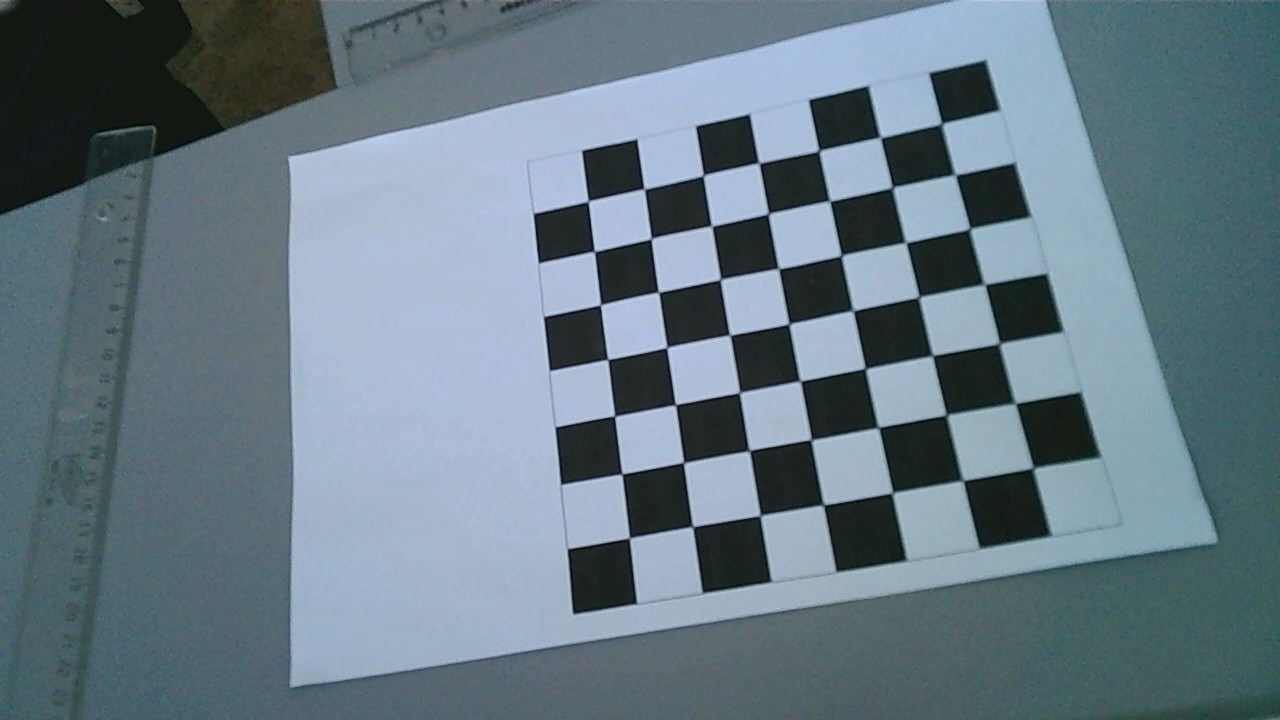
#> input picture Aplicacion_Vision_2D/data/calibration_images/calib_10.png, 1280 x 720 px
$ python camera_calibration.py
#> lines starting #> are read from the running program, lines starting #| are printed output that depends on the picture; after the words box and inside, x2 and y2 are one past the last pixel; in counts of white or black regions, pixels touching at a corner belong together; long printed decimals are rounded
### Aplicacion_Vision_2D/app_state.py
from __future__ import annotations

import json
from datetime import datetime
from pathlib import Path
from typing import Any


BASE_DIR = Path(__file__).resolve().parent
STATE_DIR = BASE_DIR / "state"
LOGS_DIR = STATE_DIR / "logs"
CONFIG_PATH = STATE_DIR / "config.json"
POINTS_PATH = STATE_DIR / "selected_points.json"
LAST_POSITION_PATH = STATE_DIR / "last_position.json"
CALIBRATION_INFO_PATH = STATE_DIR / "calibration_info.json"
POSITION_LOG_PATH = LOGS_DIR / "positions.jsonl"
BACKGROUND_IMAGE_PATH = STATE_DIR / "background_reference.png"

DEFAULT_CONFIG = {
    "project_title": "Posicionamiento planar de mandarinas",
    "authors": [
        "Carla Castellanos",
        "Gabriel Arnedo",
        "Nuria Urrecho",
        "Pablo Gomez",
    ],
    "camera_index": 3,
    "mqtt_broker": "broker.emqx.io",
    "mqtt_port": 1883,
    "mqtt_topic": "richi5/mandarinas/posicion",
    "object_radius_cm": 1.5,
    "camera_height_cm": 37.0,
    "height_correction_mode": "manual_camera_height",
    "detection_mode": "automatic",
    "tracking_mode": "first_frame",
    "opencv_tracker": "kcf",
    "target_world": [15.0, 10.0],
    "hsv_lower": [5, 100, 100],
    "hsv_upper": [20, 255, 255],
    "world_points_cm": [
        [0.0, 0.0],
        [29.7, 0.0],
        [29.7, 21.0],
        [0.0, 21.0],
    ],
}


def ensure_state_dirs() -> None:
    STATE_DIR.mkdir(exist_ok=True)
    LOGS_DIR.mkdir(exist_ok=True)


def _timestamp() -> str:
    return datetime.now().isoformat(timespec="seconds")


def load_json(path: Path, default: Any) -> Any:
    if not path.exists():
        return default

    with path.open("r", encoding="utf-8") as handle:
        return json.load(handle)


def save_json(path: Path, payload: Any) -> None:
    ensure_state_dirs()
    with path.open("w", encoding="utf-8") as handle:
        json.dump(payload, handle, indent=2, ensure_ascii=False)


# [10 lines left out: function load_config, not called in this run]


def save_config(config: dict[str, Any]) -> None:
    save_json(CONFIG_PATH, config)


# [8 lines left out: function save_selected_points, not called in this run]


def load_selected_points() -> list[list[float]]:
    data = load_json(POINTS_PATH, {})
    return data.get("points", [])


def save_calibration_info(payload: dict[str, Any]) -> None:
    current = load_json(CALIBRATION_INFO_PATH, {})
    current.update(payload)
    current["updated_at"] = _timestamp()
    save_json(CALIBRATION_INFO_PATH, current)


# [6 lines left out: function append_position, not called in this run]

### Aplicacion_Vision_2D/calibration/camera_calibration.py
from __future__ import annotations

from pathlib import Path

import cv2
import numpy as np

from app_state import save_calibration_info


def compute_mean_reprojection_error(
    objpoints: list[np.ndarray],
    imgpoints: list[np.ndarray],
    rvecs: list[np.ndarray],
    tvecs: list[np.ndarray],
    camera_matrix: np.ndarray,
    dist_coeffs: np.ndarray,
) -> float:
    total_error = 0.0
    total_views = 0

    for object_points, image_points, rvec, tvec in zip(objpoints, imgpoints, rvecs, tvecs):
        projected_points, _ = cv2.projectPoints(object_points, rvec, tvec, camera_matrix, dist_coeffs)
        error = cv2.norm(image_points, projected_points, cv2.NORM_L2) / len(projected_points)
        total_error += float(error)
        total_views += 1

    if total_views == 0:
        return 0.0

    return total_error / total_views


def calibrate_camera() -> None:
    pattern_size = (7, 7)
    objp = np.zeros((pattern_size[0] * pattern_size[1], 3), np.float32)
    objp[:, :2] = np.mgrid[0 : pattern_size[0], 0 : pattern_size[1]].T.reshape(-1, 2)

    objpoints = []
    imgpoints = []
    images = sorted(Path("data/calibration_images").glob("*.png"))

    if not images:
        print("No hay imagenes de calibracion en data/calibration_images")
        return

    image_size = None
    valid_images = 0

    for path in images:
        img = cv2.imread(str(path))
#> img is the input picture: shape (720, 1280, 3); mean B, G, R 132.4, 121.4, 102.9
        if img is None:
            continue

        gray = cv2.cvtColor(img, cv2.COLOR_BGR2GRAY)
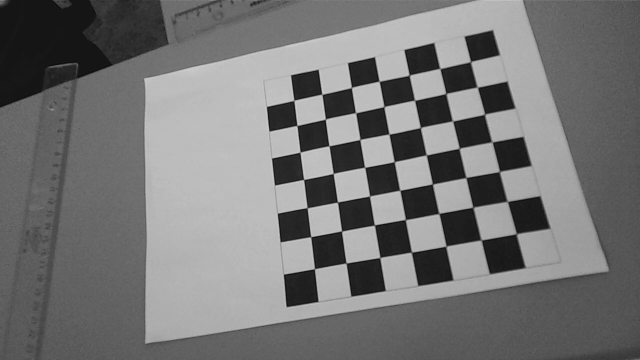
#> gray: shape (720, 1280) (shown at 1/2 size); min 4, max 212, mean 117.1
        found, corners = cv2.findChessboardCorners(gray, pattern_size, None)
#> found = True; corners = 49 rows, first 8: [941.5, 123.5], [956.4, 175.5], [971, 228.7], [986, 284.6], [999.5, 343], [1016.1, 403.9], [1032.5, 468], [882, 137.6]

        if found:
            objpoints.append(objp)
            imgpoints.append(corners)
            image_size = gray.shape[::-1]
            valid_images += 1

            cv2.drawChessboardCorners(img, pattern_size, corners, found)
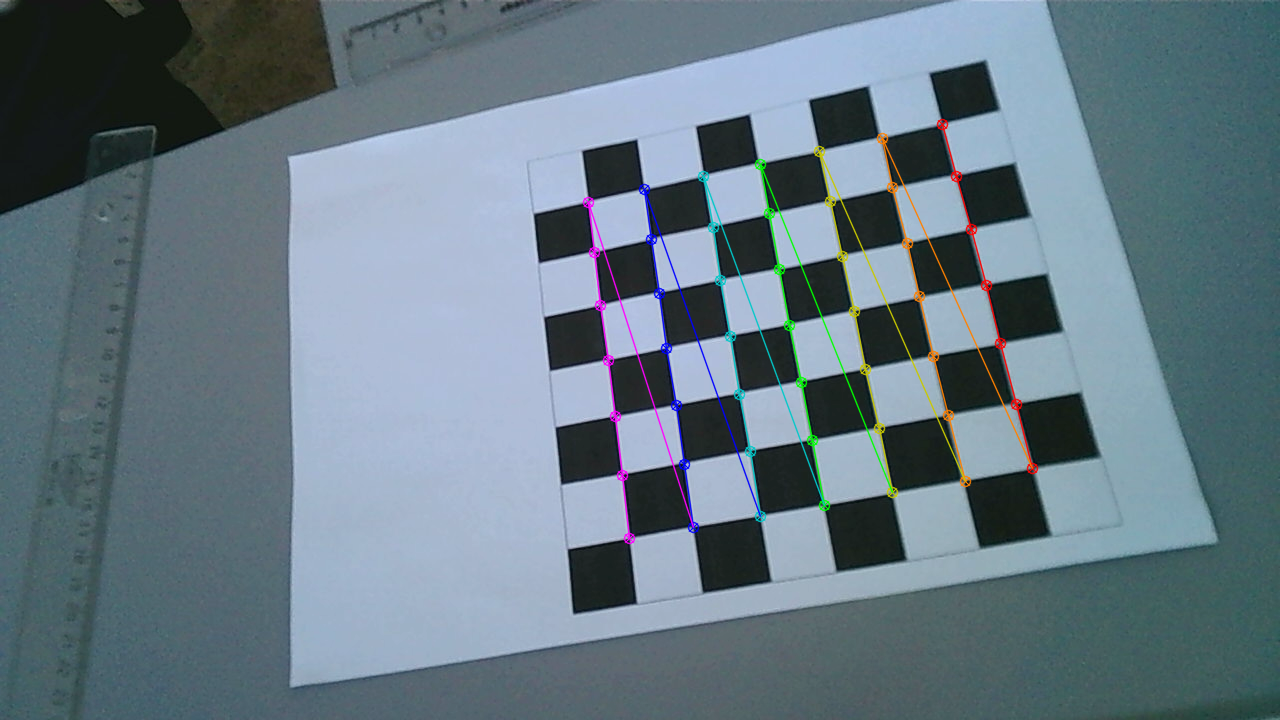
#> img: shape (720, 1280, 3); 1.86% of pixels changed, all inside (x1, y1, x2, y2) = (582, 118, 1039, 545)
            cv2.imshow("Corners", img)
            cv2.waitKey(200)
#> pass 2 of the loop in calibrate_camera, `for path in images:`:
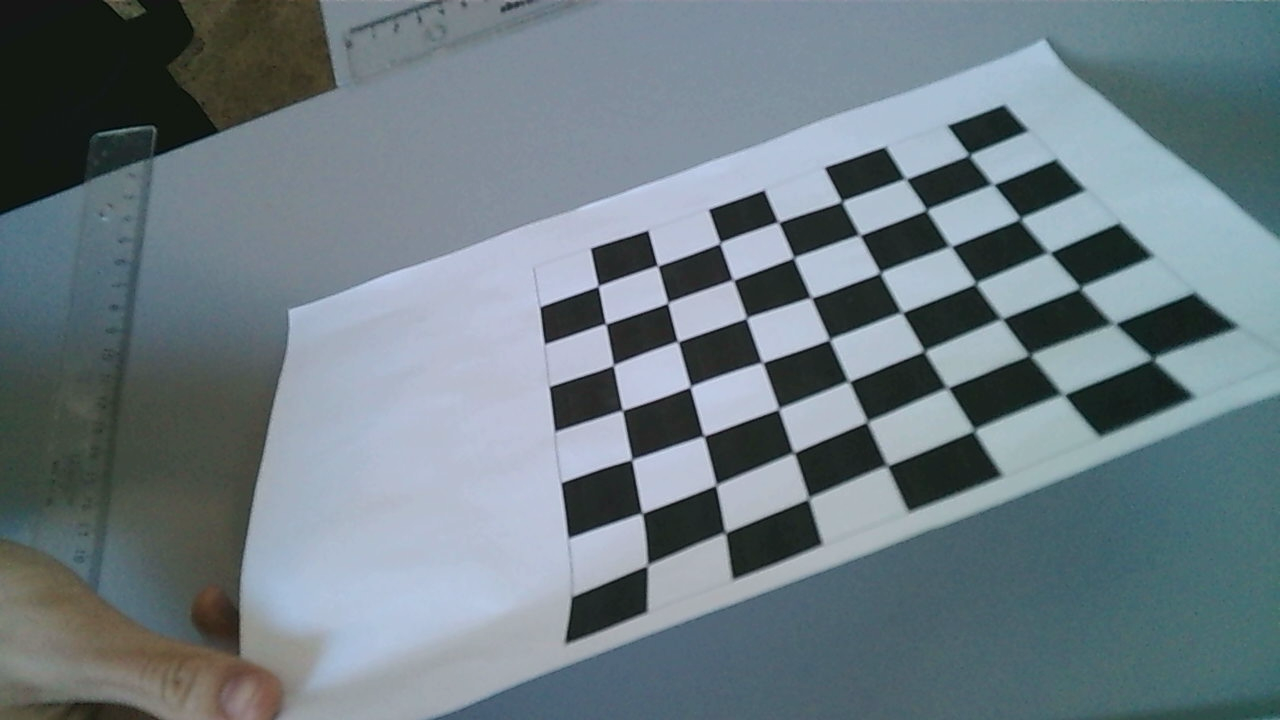
#> input picture Aplicacion_Vision_2D/data/calibration_images/calib_11.png, 1280 x 720 px
#> in calibrate_camera, img is the input picture: shape (720, 1280, 3); mean B, G, R 130.9, 123.8, 109.5
#> in calibrate_camera, `gray = cv2.cvtColor(img, cv2.COLOR_BGR2GRAY)`:
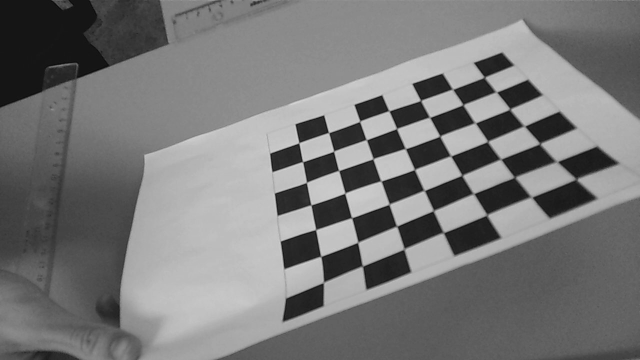
#> gray: shape (720, 1280) (shown at 1/2 size); min 4, max 216, mean 120.3
#> corners = 49 rows, first 8: [971, 153.8], [994.6, 184.5], [1021.7, 218.1], [1048.5, 252.5], [1081.6, 287.9], [1113.5, 323.5], [1152.5, 359], [905.5, 178.5]
#> in calibrate_camera, `cv2.drawChessboardCorners(img, pattern_size, corners, found)`:
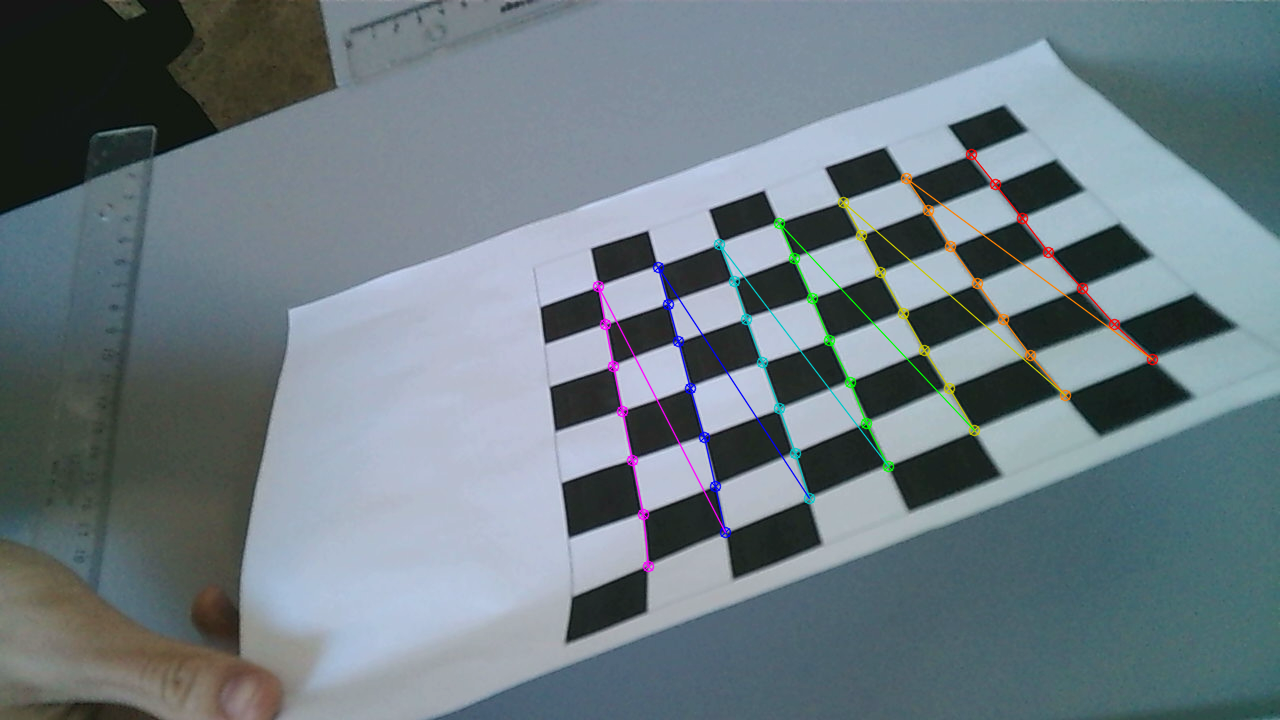
#> img: shape (720, 1280, 3); 1.46% of pixels changed, all inside (x1, y1, x2, y2) = (592, 148, 1159, 573)
#> pass 3 of the loop in calibrate_camera, `for path in images:`:
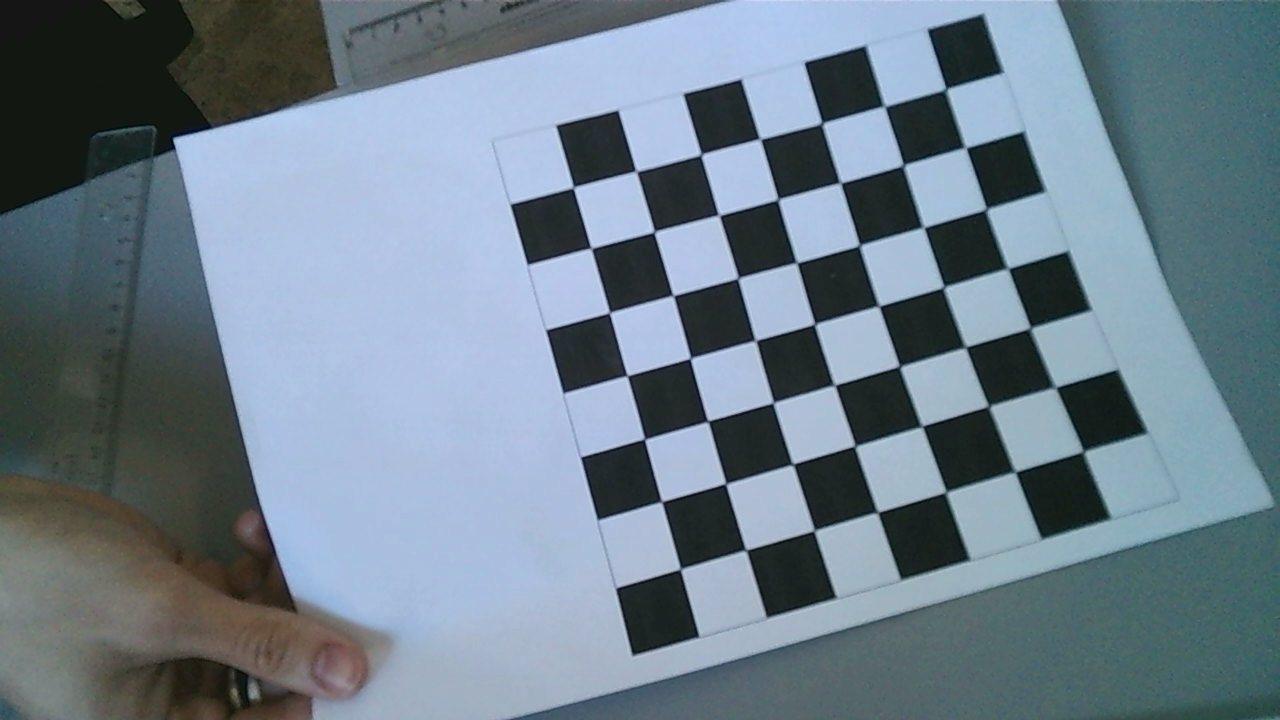
#> input picture Aplicacion_Vision_2D/data/calibration_images/calib_12.png, 1280 x 720 px
#> in calibrate_camera, img is the input picture: shape (720, 1280, 3); mean B, G, R 139.1, 126.5, 109.9
#> in calibrate_camera, `gray = cv2.cvtColor(img, cv2.COLOR_BGR2GRAY)`:
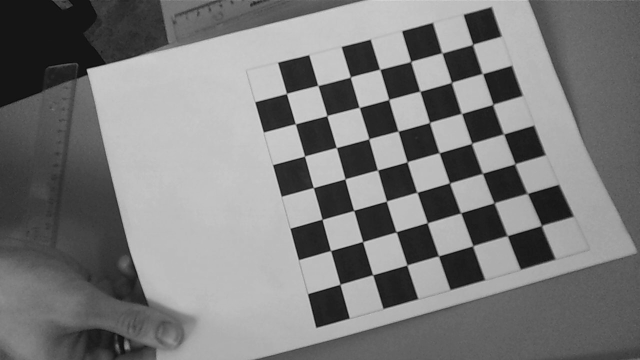
#> gray: shape (720, 1280) (shown at 1/2 size); min 6, max 217, mean 123
#> corners = 49 rows, first 8: [946.8, 88.63], [965, 147.3], [985.5, 209], [1009.6, 269], [1031.8, 327], [1054.5, 387], [1083.7, 451.9], [885.8, 107.4]
#> in calibrate_camera, `cv2.drawChessboardCorners(img, pattern_size, corners, found)`:
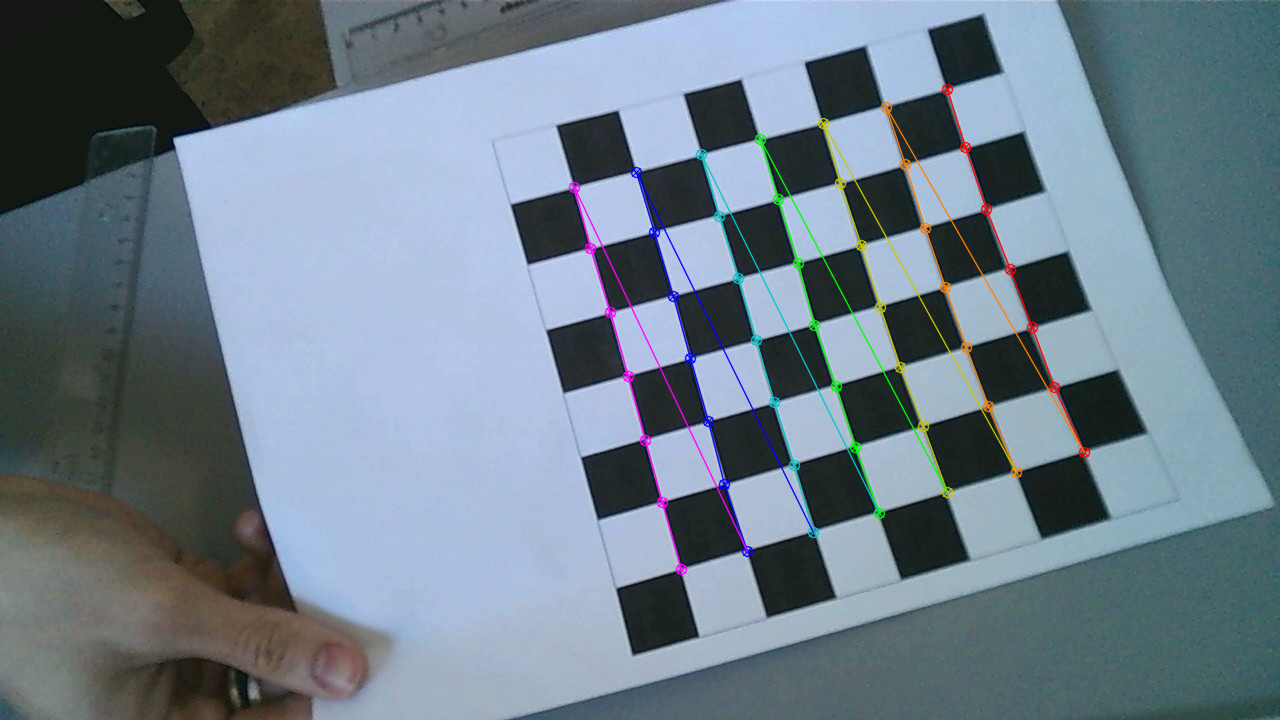
#> img: shape (720, 1280, 3); 1.98% of pixels changed, all inside (x1, y1, x2, y2) = (568, 83, 1091, 576)

    cv2.destroyAllWindows()

    if not objpoints or image_size is None:
        print("No se detectaron esquinas validas para calibrar")
        return

    ret, K, dist, rvecs, tvecs = cv2.calibrateCamera(objpoints, imgpoints, image_size, None, None)
#> ret = 3.96; K = [[1292.3, 0, 552.9], [0, 1372, 378.4], [0, 0, 1]]; dist = [[-1.48, 9.56, -0.0602, 0.0623, -22.33]]; rvecs = ([-0.271, 0.491, 1.4], [-0.52, 0.931, 1.19], [-0.288, 0.259, 1.3]); tvecs = ([6.43, -3.88, 21.42], [6.31, -3.15, 19.55], [6.14, -4.19, 20.45])
    mean_reprojection_error = compute_mean_reprojection_error(
        objpoints,
        imgpoints,
        rvecs,
        tvecs,
        K,
        dist,
    )
#> the loop in compute_mean_reprojection_error, `for object_points, image_points, rvec, tvec in zip(objpoints, imgpoint..` made 3 passes
#> (rvec, tvec, error, total_error) on passes 1 to 3: ([-0.271, 0.491, 1.4], [6.43, -3.88, 21.42], 0.384, 0.384), ([-0.52, 0.931, 1.19], [6.31, -3.15, 19.55], 0.815, 1.2), ([-0.288, 0.259, 1.3], [6.14, -4.19, 20.45], 0.384, 1.58)
#> after the loop in compute_mean_reprojection_error, `for object_points, image_points, rvec, tvec in zip(objpoints, imgpoint..`: total_error = 1.58; total_views = 3
#> mean_reprojection_error = 0.528

    np.save("calibration/K.npy", K)
    np.save("calibration/dist.npy", dist)

    save_calibration_info(
        {
            "camera_calibration_rms": float(ret),
            "camera_calibration_mean_reprojection_error_px": float(mean_reprojection_error),
            "valid_calibration_images": valid_images,
            "intrinsics_path": "calibration/K.npy",
            "distortion_path": "calibration/dist.npy",
        }
    )
#> (reads Aplicacion_Vision_2D/state/calibration_info.json from the repository)

    print("Matriz de camara K:\n", K)
#| Matriz de camara K:
#|  [[1.29229102e+03 0.00000000e+00 5.52907838e+02]
#|  [0.00000000e+00 1.37200199e+03 3.78409807e+02]
#|  [0.00000000e+00 0.00000000e+00 1.00000000e+00]]
    print("Distorsion:\n", dist)
#| Distorsion:
#|  [[ -1.476   9.561  -0.06018   0.06235 -22.328]]
    print(f"Error medio de reproyeccion: {mean_reprojection_error:.4f} px")
#| Error medio de reproyeccion: 0.5276 px
    print(f"Calibracion completada con {valid_images} imagenes validas.")


if __name__ == "__main__":
    calibrate_camera()
